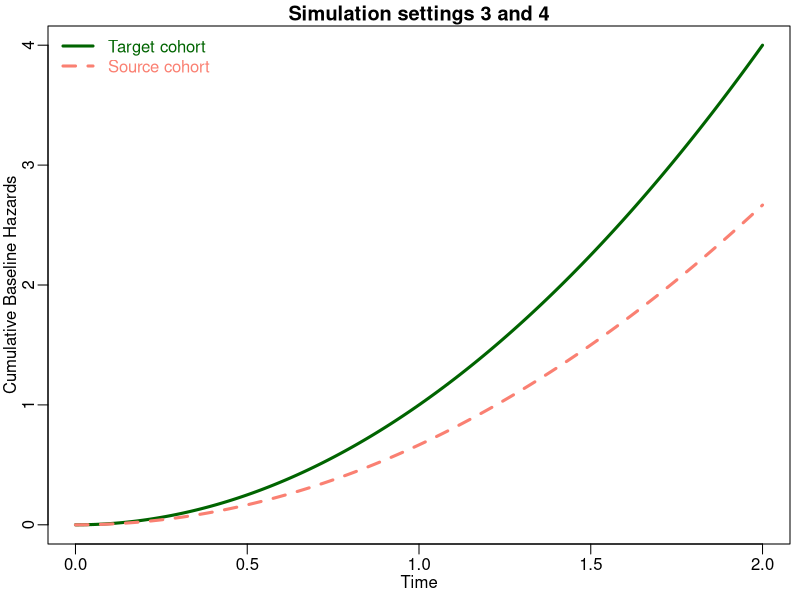

Here is the R script that generated this plot:
### draw cumulative baseline hazard (FigureS1)

t = seq(0, 2, by = 0.005)

pH <- t^2
sH <- 2/3*t^2


pdf("Target_Source_CumBaseHaz_FigureS1.pdf", width = 5, height = 4)

par(mar = c(2.8, 2.4, 1.3, 0.5), mgp = c(1.4, 0.5, 0), mfrow=c(1,1))

plot(x = t, y = pH, type = "l", lty = 1, col = "darkgreen", lwd = 3, xlab = "Time", 
     ylab = "Cumulative Baseline Hazards", main = "Simulation settings 3 and 4")
points(x = t, y = sH, type = "l", lty = 2, col = "salmon", lwd = 3)
legend("topleft", legend = c("Target cohort", "Source cohort"), col = c("darkgreen", "salmon"), lwd = 3, lty = 1:2,
       bty = "n", text.col = c("darkgreen", "salmon"))

dev.off()
